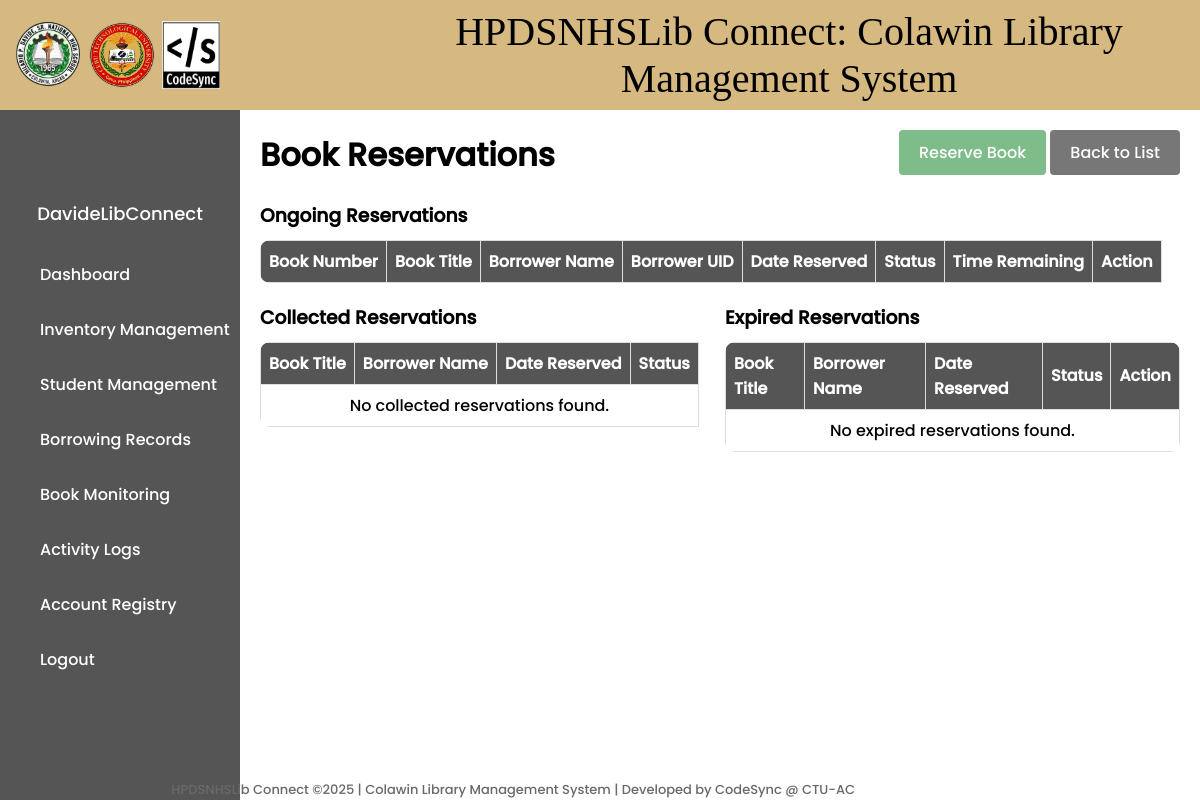
Page /reservation-list/ (signed in) on the earlier database version.
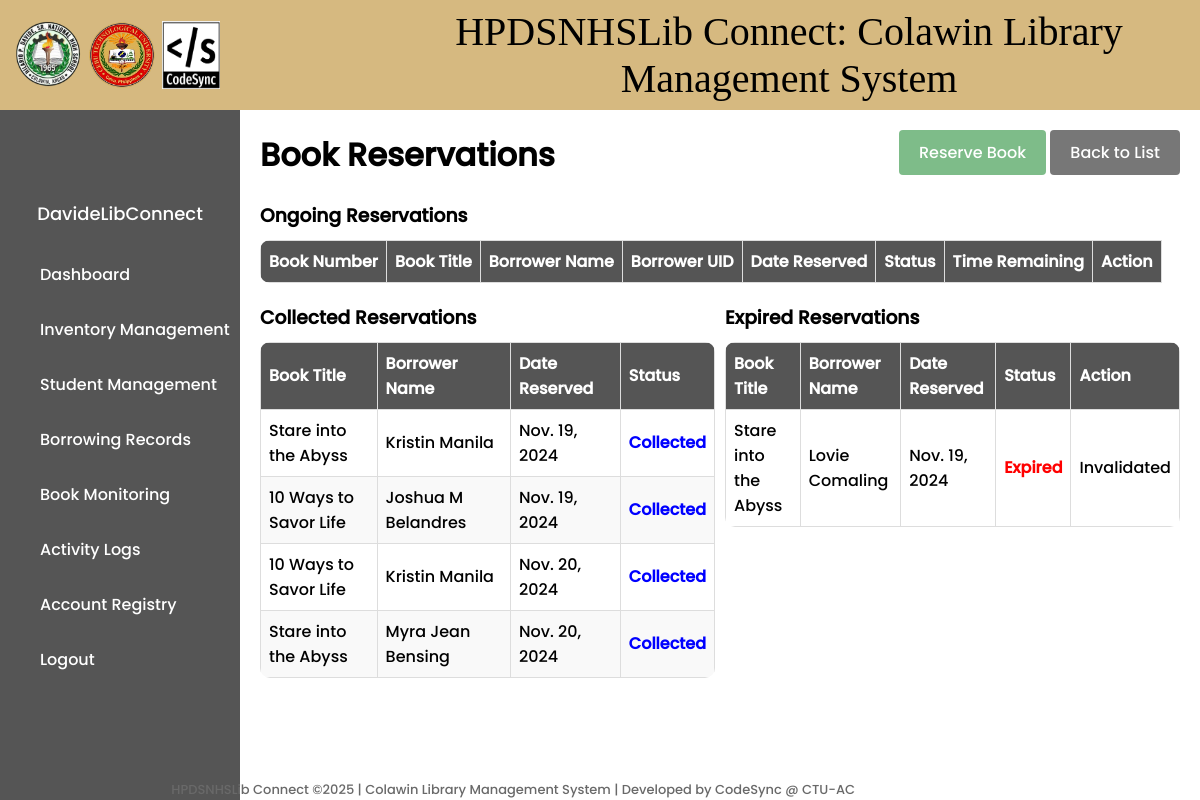
Same page on the later database version.
### library/models.py (models this page shows, shortened)
class CustomUser(AbstractBaseUser, PermissionsMixin):
    HEAD_LIBRARIAN = 'Head Librarian'
    ASSISTANT_LIBRARIAN = 'Assistant Librarian'
    ROLE_CHOICES = (
        ('Head Librarian', 'Head Librarian'),
        ('Assistant Librarian', 'Assistant Librarian'),
    )
    username = models.CharField(max_length=150, unique=True)
    first_name = models.CharField(max_length=30)
    middle_name = models.CharField(max_length=30, blank=True)
    last_name = models.CharField(max_length=30)
    admin_id = models.CharField(max_length=255, unique=True)
    is_staff = models.BooleanField(default=False)
    is_active = models.BooleanField(default=True)
    is_superuser = models.BooleanField(default=False)
    role = models.CharField(max_length=20, choices=ROLE_CHOICES, default='Assistant Librarian')
    qr_code = models.ImageField(upload_to='qr_codes', blank=True, null=True)
    temporary_password = models.CharField(max_length=128, blank=True, null=True)  # New temporary password field
    objects = CustomUserManager()
    USERNAME_FIELD = 'username'
    REQUIRED_FIELDS = ['first_name', 'last_name', 'admin_id']

class BookReservation(models.Model):
    reservation_number = models.AutoField(primary_key=True)
    book_number = models.CharField(max_length=20, blank=True)
    book_title = models.CharField(max_length=200, blank=True)
    author = models.CharField(max_length=200, blank=True)
    borrower_uid_number = models.CharField(max_length=20)
    borrower_name = models.CharField(max_length=100, blank=True)
    reservation_date = models.DateTimeField(auto_now_add=True)
    collected_date = models.DateTimeField(blank=True, null=True)
    due_date = models.DateTimeField(blank=True, null=True)
    librarian_name = models.CharField(max_length=100, blank=True)
    status = models.CharField(max_length=50, default='Reserved')
    penalty = models.CharField(max_length=255, blank=True, null=True)
    def save(self, *args, **kwargs):
        if self.book_number:
            try:
                book = BookInventory.objects.get(book_number=self.book_number)
                self.book_title = book.book_title
                self.author = book.author
            except BookInventory.DoesNotExist:
                self.book_title = ""
                self.author = ""
        if self.borrower_uid_number:
            try:
                borrower = Borrower.objects.get(borrower_uid=self.borrower_uid_number)
                self.borrower_name = borrower.borrower_name
            except Borrower.DoesNotExist:
                self.borrower_name = ""
        super().save(*args, **kwargs)

### library/views.py (the view)
# urls.py: path('reservation-list/', views.reservation_list, name='reservation-list'),
@login_required
def reservation_list(request):
    expire_reservations()
    reservations = BookReservation.objects.all()
    ongoing_reservations = reservations.filter(status='Reserved')
    collected_reservations = reservations.filter(status='Collected')
    expired_reservations = reservations.filter(status='Expired')
    for reservation in ongoing_reservations:
        reservation.time_remaining = max(
            timedelta(hours=24) - (now() - reservation.reservation_date),
            timedelta(0)
        )
    ongoing_reservations = sorted(
        ongoing_reservations,
        key=lambda x: x.reservation_date,
        reverse=True
    )
    expired_reservations = sorted(
        expired_reservations,
        key=lambda x: x.reservation_date,
        reverse=True
    )
    context = {
        'ongoing_reservations': ongoing_reservations,
        'collected_reservations': collected_reservations,
        'expired_reservations': expired_reservations,
    }
    return render(request, 'library/reservation_list.html', context)

### library/context_processors.py (called while the page is built)
def navbar_context(request):
    username = None
    if request.user.is_authenticated:
        username = request.user.username
    return {'username': username}

### library/models.py (called while the page is built, shortened)
    def save(self, *args, **kwargs):
        if not self.qr_code:
            qr_code_file = generate_qr_code(self.book_number)
            self.qr_code.save(f"{self.book_number}.png", qr_code_file, save=False)
        super().save(*args, **kwargs)

### library/views.py (called while the page is built)
def expire_reservations():
    expired_reservations = BookReservation.objects.filter(
        status='Reserved',
        reservation_date__lt=now() - timedelta(hours=24)
    )
    for reservation in expired_reservations:
        try:
            book = BookInventory.objects.get(book_number=reservation.book_number)
            book.status = 'Available'
            book.save()
        except BookInventory.DoesNotExist:
            pass
        reservation.status = 'Expired'
        reservation.save()

### library/templates/library/reservation_list.html (shortened to what this page needs)
{% extends 'main.html' %}
{% load static %}
{% block content %}
<!DOCTYPE html>
<html>
<head>
</head>
<body>
    <div class="main-content">
        <div style="display: flex; flex-direction: row; justify-content: space-between;">
        <h1>Book Reservations</h1>
        <div style="margin-top: 20px;">
        <a href="{% url 'reserve-book' %}" class="btn-back" style="background-color: #7EBC89;">Reserve Book</a>
        <a href="javascript:void(0);" class="btn-back" onclick="history.back();">Back to List</a>
        </div>
        </div>
        <div class="table-container">
            <div class="table-wrapper" style="width: 100%;">
                <h3 style="margin: 0 0 10px;">Ongoing Reservations</h3>
                <table>
                    <thead>
                        <tr>
                            <th>Book Number</th>
                            <th>Book Title</th>
                            <th>Borrower Name</th>
                            <th>Borrower UID</th>
                            <th>Date Reserved</th>
                            <th>Status</th>
                            <th>Time Remaining</th>
                            <th>Action</th>
                        </tr>
                    </thead>
                </table>
            </div>
        </div>
        <div class="table-container">
            <div class="table-wrapper" style="width: 50%; float: left;">
                <h3 style="margin: 20px  0 10px;">Collected Reservations</h3>
                <table>
                    <thead>
                        <tr>
                            <th>Book Title</th>
                            <th>Borrower Name</th>
                            <th>Date Reserved</th>
                            <th>Status</th>
                        </tr>
                    </thead>
                    <tbody>
                        {% for reservation in collected_reservations %}
                            {% if reservation.status == 'Collected' %}
                                <tr class="collected-row">
                                    <td>{{ reservation.book_title }}</td>
                                    <td>{{ reservation.borrower_name }}</td>
                                    <td>{{ reservation.reservation_date.date }}</td>
                                    <td>
                                        <span class="status collected">{{ reservation.status }}</span>
                                    </td>
                                </tr>
                            {% endif %}
                        {% empty %}
                            <tr>
                                <td colspan="4" style="text-align: center;">No collected reservations found.</td>
                            </tr>
                        {% endfor %}
                    </tbody>
                </table>
            </div>
            <div class="table-wrapper" style="width: 50%; float: left;">
                <h3 style="margin: 20px 0 10px;">Expired Reservations</h3>
                <table>
                    <thead>
                        <tr>
                            <th>Book Title</th>
                            <th>Borrower Name</th>
                            <th>Date Reserved</th>
                            <th>Status</th>
                            <th>Action</th>
                        </tr>
                    </thead>
                    <tbody>
                        {% for reservation in expired_reservations %}
                            <tr class="cancelled-row">
                                <td>{{ reservation.book_title }}</td>
                                <td>{{ reservation.borrower_name }}</td>
                                <td>{{ reservation.reservation_date.date }}</td>
                                <td><span class="status cancelled">{{ reservation.status }}</span></td>
                                <td>Invalidated</td>
                            </tr>
                        {% empty %}
                            <tr>
                                <td colspan="5" style="text-align: center;">No expired reservations found.</td>
                            </tr>
                        {% endfor %}
                    </tbody>
                </table>
            </div>
        </div>
    </div>
</body>
</html>
{% endblock %}

### templates/main.html (shortened to what this page needs)
{% load static %}
<!DOCTYPE html>
<html lang="en">
<head>
    <link rel="stylesheet" href="{% static 'styles/main.css' %}">
</head>
<body>
    {% include 'navbar.html' %}
    {% block content %}
    {% endblock %}
</body>
</html>

### templates/navbar.html (shortened to what this page needs)
{% load static %}
{% block content %}
<!DOCTYPE html>
<html lang="en">
<head>
</head>
<body>
    <div class="header">
        <img src="{% static 'images/hpdslogo.png' %}" alt="logo" style="width: 68px; height: 68px; border-radius: 50%; padding-left: 6px; ">
        <img src="{% static 'images/ctu.png' %}" alt="logo" style="width: 68px; height: 68px; border-radius: 50%; padding-left: 6px;">
        <img src="{% static 'images/Codesynlogo.png' %}" alt="logo" style="width: 58px; height: 68px; padding-left: 6px;">
        <p class="title">HPDSNHSLib Connect: Colawin Library Management System</p>
    </div>
    <div class="sidebar" >
        <div class="profile" {% if user.role == 'Head Librarian' or user.role == 'Assistant Librarian' %} style="display: contents;" {% else %} style="display: none;" {% endif %}>
            <div class="profile-pic"></div>
            <div class="username">{{ username }}</div>
        </div>
        <ul class="menu" {% if user.role != 'Head Librarian' and user.role != 'Assistant Librarian' %} style="display: none;" {% endif %}>
            <li><a href="{% url 'home' %}" class="{% if request.resolver_match.url_name == 'home' %}active{% endif %}">Dashboard</a></li>
            {% if user.role == 'Head Librarian' %}
                <li><a href="{% url 'book-list' %}" class="{% if request.resolver_match.url_name == 'book-list' %}active{% endif %}">Inventory Management</a></li>
            {% endif %}
            <li><a href="{% url 'borrower-list' %}" class="{% if request.resolver_match.url_name == 'borrower-list' %}active{% endif %}">Student Management</a></li>
            <li><a href="{% url 'borrow-slip-list' %}" class="{% if request.resolver_match.url_name == 'borrow-slip-list' %}active{% endif %}">Borrowing Records</a></li>
            <li><a href="{% url 'monitor-borrowed-books' %}" class="{% if request.resolver_match.url_name == 'monitor-borrowed-books' %}active{% endif %}">Book Monitoring</a></li>
            <li><a href="{% url 'attendance-list' %}" class="{% if request.resolver_match.url_name == 'attendance-list' %}active{% endif %}">Activity Logs</a></li>
            {% if user.role == 'Head Librarian' %}
                <li><a href="{% url 'register' %}" class="{% if request.resolver_match.url_name == 'register' %}active{% endif %}">Account Registry</a></li>
            {% endif %}
            <li><a href="#" onclick="confirmLogout()">Logout</a></li>
        </ul>
    </div>
    <span class="footer">HPDSNHSLib Connect ©2025 | Colawin Library Management System | Developed by CodeSync @ CTU-AC</span>
</body>
</html>
{% endblock %}

### static/styles/main.css (style rules this page uses)
body, html { margin: 0; padding: 0; font-family: 'Poppins', sans-serif; }
.header { background-color: #77A681; height: 70px; color: white; text-align: center; padding: 20px; width: 100%; position: fixed; top: 0; left: 0; }
.sidebar { background-color: #555; width: 200px; position: fixed; top: 70px; height: calc(100% - 70px); overflow: auto; padding: 20px; color: white; }

### templates/navbar.html (style rules this page uses)
body, html { margin: 0; padding: 0; font-family: 'Poppins', sans-serif; }
.header { background-color: #D6B980; height: 70px; color: white; text-align: center; padding: 20px; width: 100%; position: fixed; top: 0; left: 0; z-index: 1000; display: flex; padding-left: 8px; align-items: center; }
.title { font-family: 'Blue'; padding-left: 150px; font-size: 40px; color: black; }
.sidebar { background-color: #555; width: 200px; position: fixed; top: 110px; height: calc(100% - 110px); overflow: auto; padding: 20px; color: white; display: flex; flex-direction: column; align-items: center; overflow-y: auto; overflow-x: hidden; z-index: 100; }
.profile { margin-top: 10px; display: contents; }
.profile-pic { margin-left: 12px; width: 65px; height: 65px; background-image: url('/static/images/user.png'); background-size: cover; background-position: center; border-radius: 50%; margin-bottom: 5px; }
.username { font-size: 18px; }
.menu { list-style: none; padding: 0; width: 100%; margin-top: 20px; }
.menu li { width: 100%; }
.menu li a { display: block; width: 100%; padding: 15px 20px; text-decoration: none; color: #fff; text-align: left; }
.footer { position: fixed; bottom: 0; right: 345px; font-size: 13px; color: dimgray; z-index: 1000; }

### library/templates/library/reservation_list.html (style rules this page uses)
body, html { margin: 0; padding: 0; height: 100%; overflow: hidden; }
.main-content { margin-left: 240px; padding: 20px; margin-top: 90px; height: calc(92vh - 90px); overflow-y: auto; }
.table-container { display: flex; justify-content: space-between; gap: 10px; border-radius: 10px; }
.table-wrapper { width: 48%; }
table { width: 100%; border-collapse: collapse; display: block; overflow-y: auto; border-radius: 10px; }
th, td { border: 1px solid #ddd; text-align: left; padding: 8px; }
th { background-color: #555555; color: white; position: sticky; top: 0; z-index: 1; }
tr:nth-child(even) { background-color: #f9f9f9; }
.btn-back { background-color: #777; color: white; text-decoration: none; padding: 10px 20px; border-radius: 4px; margin-bottom: 20px; display: inline-block; }
.status { font-weight: bold; }
.collected { color: blue; }
.cancelled { color: red; }

Differences in the rows shown:
added BookReservation: book_title "Stare into the Abyss", borrower_name "Kristin Manila", reservation_date "Nov. 19, 2024", status "Collected", shown under "Collected Reservations"
added BookReservation: book_title "10 Ways to Savor Life", borrower_name "Joshua M Belandres", reservation_date "Nov. 19, 2024", status "Collected", shown under "Collected Reservations"
added BookReservation: book_title "10 Ways to Savor Life", borrower_name "Kristin Manila", reservation_date "Nov. 20, 2024", status "Collected", shown under "Collected Reservations"
added BookReservation: book_title "Stare into the Abyss", borrower_name "Myra Jean Bensing", reservation_date "Nov. 20, 2024", status "Collected", shown under "Collected Reservations"
added BookReservation: book_title "Stare into the Abyss", borrower_name "Lovie Comaling", reservation_date "Nov. 19, 2024", status "Expired", shown under "Expired Reservations"
Other differences:
text no longer shown: "No collected reservations found. No expired reservations found."
